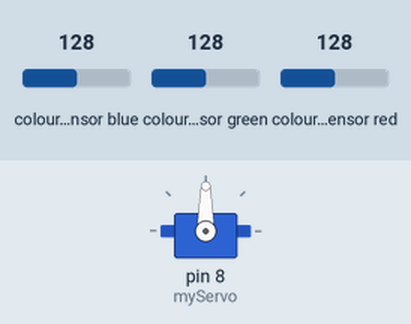
Simulated run of this sketch. Board: Arduino Uno, built with avr-gcc and run on an emulated ATmega328P. On the bench: servo. Wiring (inferred from the names in the program): TCS3200 colour sensor: output pin 6; S2 pin 4; S3 pin 5; S0 pin 2; S1 pin 3. The test bench sets the inputs (shaded band); at power-on: colour sensor blue 128, colour sensor green 128, colour sensor red 128. What the sketch prints to the serial monitor is not drawn.

Above: at 0.1 s.
At 0.6 s:
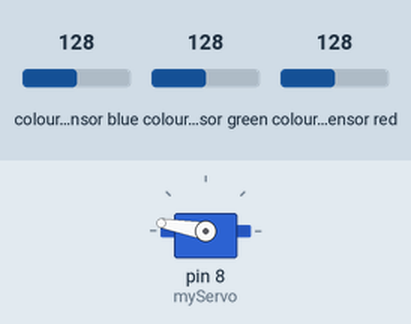
Timing chart, 0 to 2.1 s (numbered marks = the images above):
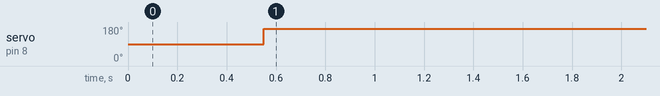

Measured:
- by itself, servo on pin 8 (myServo): 90° → 170° at 0.55 s

The sketch:

triage_par_couleur.ino
```cpp
#include <Servo.h>

#define S0 2
#define S1 3
#define S2 4
#define S3 5
#define sensorOut 6


Servo myServo;

int frequency = 0;
int color = 0;

void setup() {
  pinMode(S0, OUTPUT);
  pinMode(S1, OUTPUT);
  pinMode(S2, OUTPUT);
  pinMode(S3, OUTPUT);
  pinMode(sensorOut, INPUT);

  // Setting frequency-scaling to 20%
  digitalWrite(S0, HIGH);
  digitalWrite(S1, HIGH);

  myServo.attach(8);

  digitalWrite (S0, HIGH) ;
  digitalWrite (S1, LOW) ;

  Serial.begin(9600);

}

void loop() {
 //readColor()

  digitalWrite(S2, LOW);
  digitalWrite(S3, LOW);

  frequency = pulseIn(sensorOut, LOW);
  int R = frequency;

  Serial.print("R= ");
  Serial.print(frequency);
  Serial.print("  ");
  delay(500);

//GreenColor ()
  digitalWrite(S2, HIGH);
  digitalWrite(S3, HIGH);

  frequency = pulseIn(sensorOut, LOW);
  int G = frequency;

  Serial.print("G= ");
  Serial.print(frequency);
  Serial.print("  ");
  delay(50);

  //red
  if (R<80 && R >50 && G<250 && G>102 ){
//    myServo.attach(8);
    myServo.write (107);
    delay (500);
//        myServo.detach();

  }
  //green
  else if (R<130 && R>110&& G<164 && G>140){
    myServo.write (145);
//    myServo.detach();

  }
  else{
//    myServo.attach(8);
    myServo.write(170);
     delay (500);
//         myServo.detach();

  }

}


int readColor() {

  digitalWrite(S2, LOW);
  digitalWrite(S3, LOW);

  frequency = pulseIn(sensorOut, LOW);
  int R = frequency;

  Serial.print("R= ");
  Serial.print(frequency);
  Serial.print("  ");
  delay(500);
}

int GreenColor () {
  digitalWrite(S2, HIGH);
  digitalWrite(S3, HIGH);

  frequency = pulseIn(sensorOut, LOW);
  int G = frequency;

  Serial.print("G= ");
  Serial.print(frequency);
  Serial.print("  ");
  delay(50);
}
```
